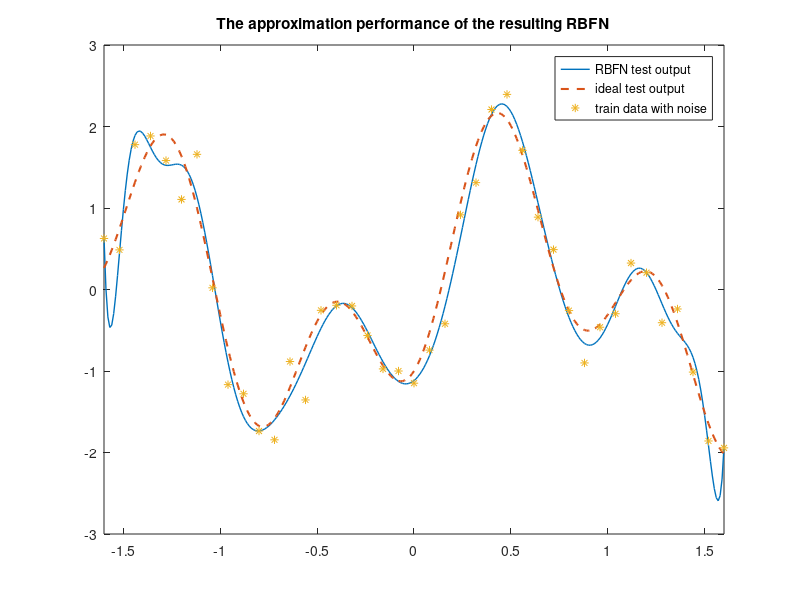

The MATLAB source for this figure:
%init
close all;clear;clc;

%parameter
x_train=-1.6:0.08:1.6;%uniform step 0.08
x_test=-1.6:0.01:1.6;%uniform step 0.01
N=length(x_train);
x=randn(1,N);%random Gaussian noise for xtain not for xtest
d=1.2*sin(pi*x_train)-cos(2.4*pi*x_train)+0.3*x;%x with noise
%calculate phi
rand_index=randperm(N,20);% randomly choose centres 20
M=x_train(rand_index);
coef=length(M)/(-(max(M)-min(M))^2);
phi=zeros(N,length(M));%initialize phi
for i=1:N
    for j=1:length(M)
        r=x_train(i)-M(j);
        phi(i,j)=exp(coef*r^2);
    end
end
phi=[ones(N,1),phi];% bias
w=pinv(phi)*d';%get the unique solution w
%test data
phi_test=zeros(length(x_test),length(M));%initialize phi_test
for i=1:length(x_test)
    for j=1:length(M)
        r=x_test(i)-M(j);
        phi_test(i,j)=exp(coef*r^2);
    end
end
phi_test=[ones(length(x_test),1),phi_test];
d_test=phi_test*w;
ideal_test=1.2*sin(pi*x_test)-cos(2.4*pi*x_test);
error_train=sum((d-(phi*w)').^2)/N;%mse
error_test=sum((ideal_test-d_test').^2)/length(x_test);
figure(1)
plot(x_test,d_test,'LineWidth',1);
hold on;
plot(x_test,ideal_test,'--','LineWidth',1.5);
hold on;
plot(x_train,d,'*');
hold on;
axis([-1.6,1.6,-3,3]);
legend('RBFN test output','ideal test output','train data with noise');
title('The approximation performance of the resulting RBFN');
